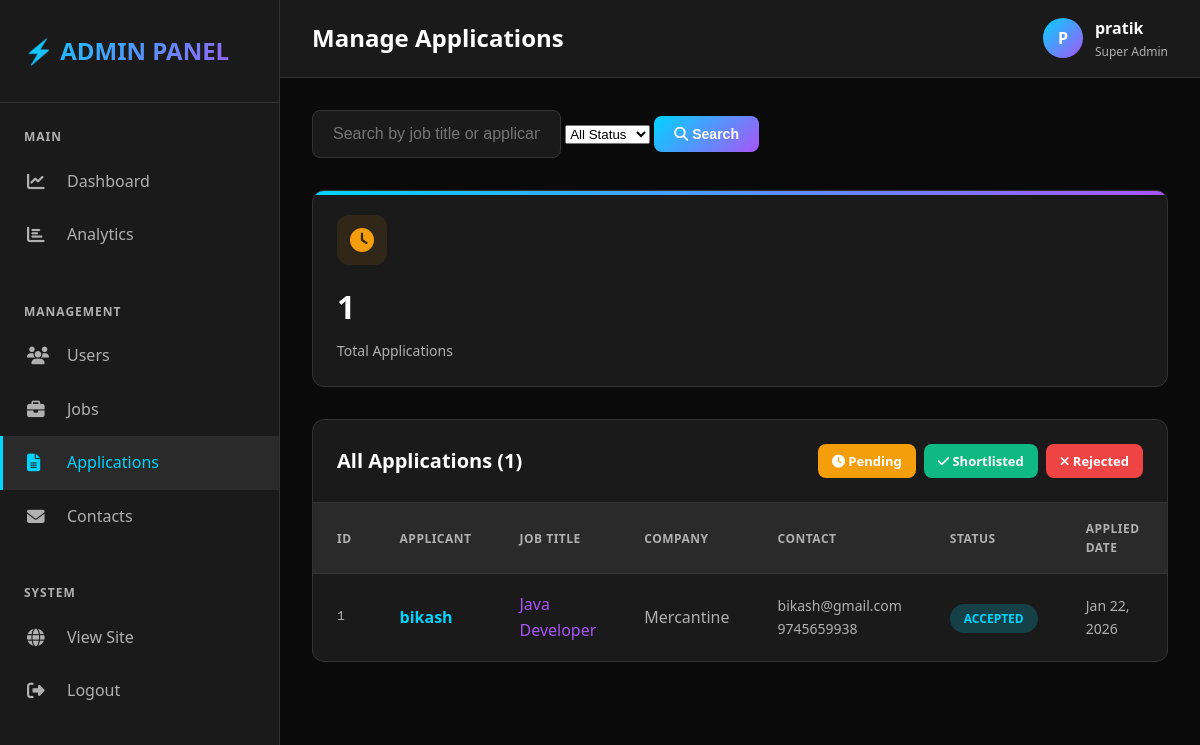
/admin-panel/applications/ (signed in), run on the app's committed database.
### jobs/models.py (models this page shows, shortened)
class Application(models.Model):
    STATUS_CHOICES = (
        ('pending', 'Pending'),
        ('reviewed', 'Reviewed'),
        ('shortlisted', 'Shortlisted'),
        ('rejected', 'Rejected'),
        ('accepted', 'Accepted'),
    )
    job = models.ForeignKey(Job, on_delete=models.CASCADE, related_name='applications')
    applicant = models.ForeignKey(User, on_delete=models.CASCADE, related_name='applications')
    resume = models.FileField(upload_to='application_resumes/')
    cover_letter = models.TextField()
    contact_email = models.EmailField()
    contact_phone = models.CharField(max_length=15)
    status = models.CharField(max_length=20, choices=STATUS_CHOICES, default='pending')
    applied_date = models.DateTimeField(auto_now_add=True)
    updated_at = models.DateTimeField(auto_now=True)
    class Meta:
        ordering = ['-applied_date']
        unique_together = ['job', 'applicant']

class Job(models.Model):
    JOB_TYPES = (
        ('full-time', 'Full Time'),
        ('part-time', 'Part Time'),
        ('contract', 'Contract'),
        ('internship', 'Internship'),
        ('remote', 'Remote'),
    )
    CATEGORIES = (
        ('it', 'IT & Software'),
        ('business', 'Business'),
        ('finance', 'Finance'),
        ('marketing', 'Marketing'),
        ('sales', 'Sales'),
        ('healthcare', 'Healthcare'),
        ('education', 'Education'),
        ('engineering', 'Engineering'),
        ('other', 'Other'),
    )
    employer = models.ForeignKey(User, on_delete=models.CASCADE, related_name='jobs_posted')
    title = models.CharField(max_length=200)
    company_name = models.CharField(max_length=200)
    company_logo = models.ImageField(upload_to='job_logos/', blank=True, null=True)
    description = models.TextField()
    responsibilities = models.TextField()
    requirements = models.TextField()
    category = models.CharField(max_length=50, choices=CATEGORIES)
    job_type = models.CharField(max_length=20, choices=JOB_TYPES)
    location = models.CharField(max_length=100)
    salary_min = models.DecimalField(max_digits=10, decimal_places=2, blank=True, null=True)
    salary_max = models.DecimalField(max_digits=10, decimal_places=2, blank=True, null=True)
    experience_required = models.IntegerField(default=0, help_text="Years of experience")
    skills_required = models.TextField(help_text="Comma separated skills")
    is_active = models.BooleanField(default=True)
    posted_date = models.DateTimeField(default=timezone.now)
    deadline = models.DateField(blank=True, null=True)
    created_at = models.DateTimeField(auto_now_add=True)
    updated_at = models.DateTimeField(auto_now=True)
    class Meta:
        ordering = ['-posted_date']

### admin_panel/views.py (the view)
    def wrap(request, *args, **kwargs):
        if not request.user.is_superuser:
            return HttpResponseForbidden("Access denied. Admin only.")
        return function(request, *args, **kwargs)

### admin_panel/views.py (called while the page is built)
def admin_required(function):
    def wrap(request, *args, **kwargs):
        if not request.user.is_superuser:
            return HttpResponseForbidden("Access denied. Admin only.")
        return function(request, *args, **kwargs)
    wrap.__doc__ = function.__doc__
    wrap.__name__ = function.__name__
    return wrap

@login_required
@admin_required
def manage_applications(request):
    search_query = request.GET.get('search', '')
    status = request.GET.get('status', '')
    applications = Application.objects.select_related('job', 'applicant').all()
    if search_query:
        applications = applications.filter(
            Q(job__title__icontains=search_query) |
            Q(applicant__username__icontains=search_query)
        )
    if status:
        applications = applications.filter(status=status)
    applications = applications.order_by('-applied_date')
    paginator = Paginator(applications, 20)
    page_obj = paginator.get_page(request.GET.get('page'))
    context = {
        'page_obj': page_obj,
        'search_query': search_query,
        'status': status,
        'status_choices': Application.STATUS_CHOICES,
    }
    return render(request, 'manage_applications.html', context)

### admin_panel/templates/manage_applications.html (shortened to what this page needs)
{% extends 'admin_layout.html' %}
{% block page_title %}Manage Applications{% endblock %}
{% block content %}
<div class="search-bar">
    <form method="get" class="flex" style="flex: 1; gap: 1rem;">
        <input
            type="text"
            name="search"
            class="search-input"
            placeholder="Search by job title or applicant..."
            value="{{ search_query }}"
        >
        <select name="status" class="form-control" style="flex: 0 0 200px;">
            <option value="">All Status</option>
        </select>
        <button type="submit" class="btn btn-primary">
            <i class="fas fa-search"></i> Search
        </button>
    </form>
</div>
<div class="stats-grid" style="grid-template-columns: repeat(auto-fit, minmax(200px, 1fr)); margin-bottom: 2rem;">
    <div class="stat-card" onclick="location.href='?status=pending'">
        <div class="stat-icon orange">
            <i class="fas fa-clock"></i>
        </div>
        <div class="stat-value">
            {{ page_obj.paginator.object_list|length }}
        </div>
        <div class="stat-label">Total Applications</div>
    </div>
</div>
<div class="table-container">
    <div class="table-header">
        <h3 class="table-title">All Applications ({{ page_obj.paginator.count }})</h3>
        <div style="display: flex; gap: 0.5rem;">
            <a href="?status=pending" class="btn btn-small btn-primary" style="background: var(--accent-orange);">
                <i class="fas fa-clock"></i> Pending
            </a>
            <a href="?status=shortlisted" class="btn btn-small btn-success">
                <i class="fas fa-check"></i> Shortlisted
            </a>
            <a href="?status=rejected" class="btn btn-small btn-danger">
                <i class="fas fa-times"></i> Rejected
            </a>
        </div>
    </div>
    <table>
        <thead>
            <tr>
                <th>ID</th>
                <th>Applicant</th>
                <th>Job Title</th>
                <th>Company</th>
                <th>Contact</th>
                <th>Status</th>
                <th>Applied Date</th>
                <th>Actions</th>
            </tr>
        </thead>
        <tbody>
            {% for app in page_obj %}
            <tr>
                <td style="color: var(--text-secondary); font-family: monospace;">{{ app.id }}</td>
                <td>
                    <a href="{% url 'admin_panel:user_detail' app.applicant.id %}" style="color: var(--accent-blue); text-decoration: none; font-weight: 600;">
                        {{ app.applicant.username }}
                    </a>
                </td>
                <td>
                    <a href="{% url 'admin_panel:job_detail' app.job.id %}" style="color: var(--accent-purple); text-decoration: none;">
                        {{ app.job.title|truncatewords:5 }}
                    </a>
                </td>
                <td style="color: var(--text-secondary);">{{ app.job.company_name }}</td>
                <td style="color: var(--text-secondary); font-size: 0.875rem;">
                    <div>{{ app.contact_email }}</div>
                    <div>{{ app.contact_phone }}</div>
                </td>
                <td>
                    <span class="badge
                        {% if app.status == 'pending' %}badge-orange
                        {% elif app.status == 'shortlisted' %}badge-green
                        {% elif app.status == 'rejected' %}badge-red
                        {% else %}badge-blue{% endif %}">
                        {{ app.get_status_display }}
                    </span>
                </td>
                <td style="color: var(--text-secondary); font-size: 0.875rem;">
                    {{ app.applied_date|date:"M d, Y" }}
                </td>
                <td>
                </td>
            </tr>
            {% endfor %}
        </tbody>
    </table>
</div>
{% endblock %}

### admin_panel/templates/admin_layout.html (shortened to what this page needs)
<!DOCTYPE html>
<html lang="en">
  <head>
    <link
      rel="stylesheet"
      href="https://cdnjs.cloudflare.com/ajax/libs/font-awesome/6.4.0/css/all.min.css"
    />
    {% load static %}
    <link rel="stylesheet" href="{% static 'css/base.css' %}" />
  </head>
  <body>
    <aside class="sidebar">
      <div class="sidebar-header">
        <div class="sidebar-logo">⚡ ADMIN PANEL</div>
      </div>
      <nav class="sidebar-menu">
        <div class="menu-section">
          <div class="menu-section-title">Main</div>
          <a
            href="{% url 'admin_panel:dashboard' %}"
            class="menu-item {% if request.resolver_match.url_name == 'dashboard' %}active{% endif %}"
          >
            <i class="fas fa-chart-line"></i>
            <span>Dashboard</span>
          </a>
          <a
            href="{% url 'admin_panel:analytics' %}"
            class="menu-item {% if request.resolver_match.url_name == 'analytics' %}active{% endif %}"
          >
            <i class="fas fa-chart-bar"></i>
            <span>Analytics</span>
          </a>
        </div>
        <div class="menu-section">
          <div class="menu-section-title">Management</div>
          <a
            href="{% url 'admin_panel:manage_users' %}"
            class="menu-item {% if 'users' in request.path %}active{% endif %}"
          >
            <i class="fas fa-users"></i>
            <span>Users</span>
          </a>
          <a
            href="{% url 'admin_panel:manage_jobs' %}"
            class="menu-item {% if 'jobs' in request.path and 'admin_panel' in request.path %}active{% endif %}"
          >
            <i class="fas fa-briefcase"></i>
            <span>Jobs</span>
          </a>
          <a
            href="{% url 'admin_panel:manage_applications' %}"
            class="menu-item {% if 'applications' in request.path %}active{% endif %}"
          >
            <i class="fas fa-file-alt"></i>
            <span>Applications</span>
          </a>
          <a
            href="{% url 'admin_panel:manage_contacts' %}"
            class="menu-item {% if 'contacts' in request.path %}active{% endif %}"
          >
            <i class="fas fa-envelope"></i>
            <span>Contacts</span>
          </a>
        </div>
        <div class="menu-section">
          <div class="menu-section-title">System</div>
          <a href="{% url 'jobs:home' %}" class="menu-item">
            <i class="fas fa-globe"></i>
            <span>View Site</span>
          </a>
          <a href="{% url 'jobs:logout' %}" class="menu-item">
            <i class="fas fa-sign-out-alt"></i>
            <span>Logout</span>
          </a>
        </div>
      </nav>
    </aside>
    <div class="main-content">
      <header class="topbar">
        <h1 class="topbar-title">
          {% block page_title %}Dashboard{% endblock %}
        </h1>
        <div class="topbar-actions">
          <div class="user-info">
            <div class="user-avatar">{{ user.username.0|upper }}</div>
            <div>
              <div style="font-weight: 600">{{ user.username }}</div>
              <div style="font-size: 0.75rem; color: var(--text-secondary)">
                Super Admin
              </div>
            </div>
          </div>
        </div>
      </header>
      <div class="content">{% block content %}{% endblock %}</div>
    </div>
  </body>
</html>

### data on the page
Application: id "1", applicant.username "bikash", job "Java Developer", job.company_name "Mercantine", contact_email "bikash@gmail.com", contact_phone "9745659938", status "ACCEPTED", applied_date "Jan 22, 2026"

### other printed values
{{ user.username.0|upper }} "P"
{{ user.username }} "pratik"
{{ page_obj.paginator.object_list|length }} "1"
{{ page_obj.paginator.count }} "1"
